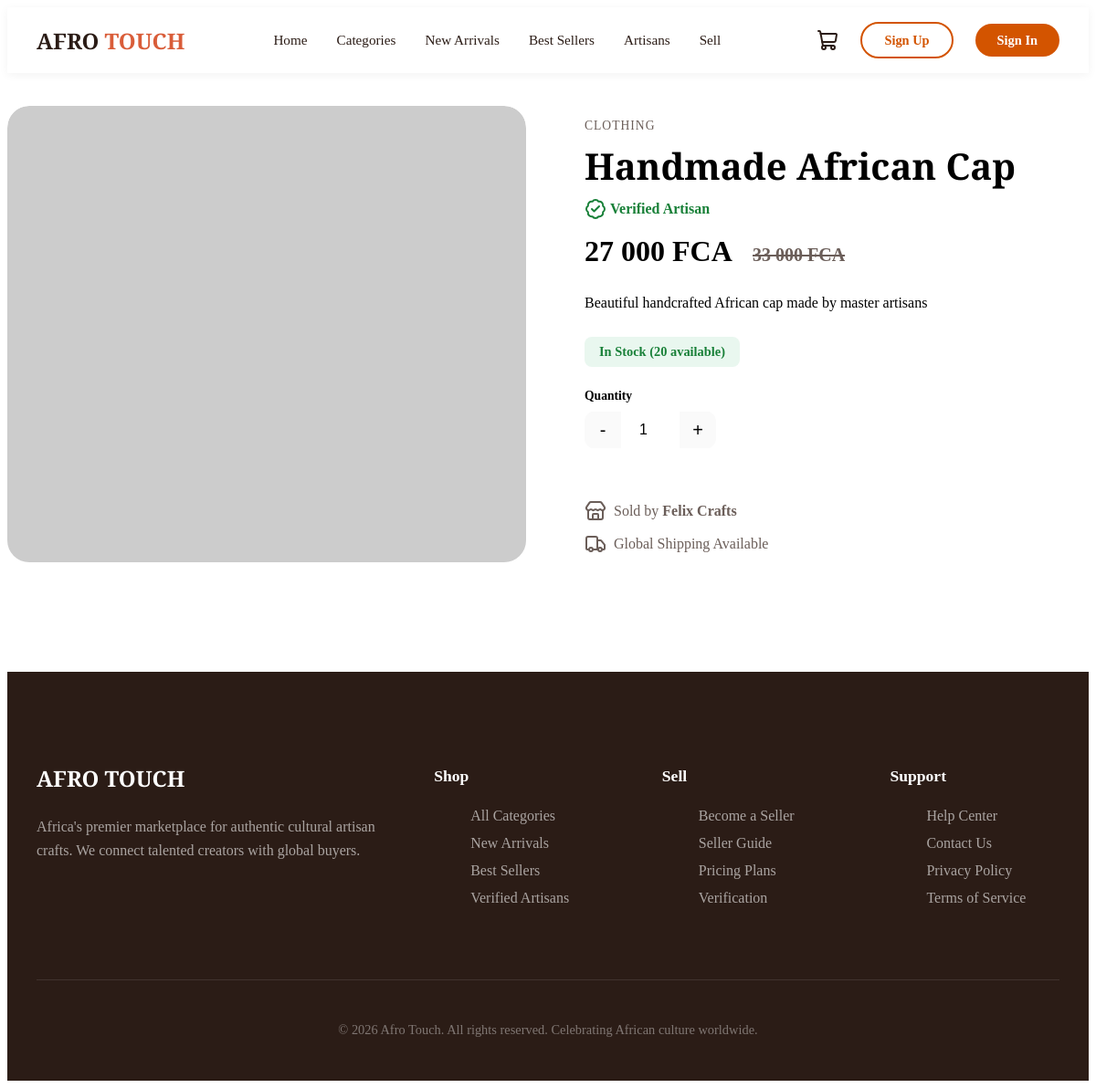
The app's page /TREACY/product-detail.php?id=1 with its own data.
### tables this page shows
CREATE TABLE IF NOT EXISTS products (
    id INT AUTO_INCREMENT PRIMARY KEY,
    seller_id INT NOT NULL,
    category_id INT NOT NULL,
    name VARCHAR(255) NOT NULL,
    slug VARCHAR(100) UNIQUE NOT NULL,
    description TEXT,
    price DECIMAL(10,2) NOT NULL,
    compare_price DECIMAL(10,2),
    image VARCHAR(500),
    images TEXT,
    stock INT DEFAULT 0,
    sku VARCHAR(100),
    status ENUM('active', 'inactive', 'draft') DEFAULT 'active',
    is_featured BOOLEAN DEFAULT FALSE,
    is_verified BOOLEAN DEFAULT FALSE,
    sales_count INT DEFAULT 0,
    view_count INT DEFAULT 0,
    created_at DATETIME DEFAULT CURRENT_TIMESTAMP,
    updated_at DATETIME DEFAULT CURRENT_TIMESTAMP ON UPDATE CURRENT_TIMESTAMP
);

CREATE TABLE IF NOT EXISTS categories (
    id INT AUTO_INCREMENT PRIMARY KEY,
    name VARCHAR(255) NOT NULL,
    slug VARCHAR(100) UNIQUE NOT NULL,
    description TEXT,
    image VARCHAR(500),
    parent_id INT DEFAULT NULL,
    is_active BOOLEAN DEFAULT TRUE,
    created_at DATETIME DEFAULT CURRENT_TIMESTAMP
);

CREATE TABLE IF NOT EXISTS sellers (
    id INT AUTO_INCREMENT PRIMARY KEY,
    user_id INT NOT NULL,
    store_name VARCHAR(255) NOT NULL,
    store_slug VARCHAR(100) UNIQUE NOT NULL,
    description TEXT,
    logo VARCHAR(500),
    banner VARCHAR(500),
    country VARCHAR(100),
    city VARCHAR(100),
    address TEXT,
    is_verified BOOLEAN DEFAULT FALSE,
    verification_status ENUM('pending', 'processing', 'verified', 'rejected') DEFAULT 'pending',
    verification_data TEXT,
    plan ENUM('free', 'basic', 'premium') DEFAULT 'free',
    created_at DATETIME DEFAULT CURRENT_TIMESTAMP,
    updated_at DATETIME DEFAULT CURRENT_TIMESTAMP ON UPDATE CURRENT_TIMESTAMP
);

### TREACY/db.php (called while the page is built, shortened)
<?php
if (!function_exists('getProduct')) {
function getProduct($pdo, $id) {
    $stmt = $pdo->prepare("SELECT p.*, c.name as category_name, s.store_name, s.is_verified
            FROM products p
            LEFT JOIN categories c ON p.category_id = c.id
            LEFT JOIN sellers s ON p.seller_id = s.id
            WHERE p.id = ?");
    $stmt->execute([$id]);
    return $stmt->fetch();
}
}

### TREACY/product-detail.php (the view, shortened to what this page needs)
<?php
include 'db.php';
$product_id = (int)($_GET['id'] ?? 0);
$product = getProduct($pdo, $product_id);
$is_owner = false;
include 'components/store-layout_start.php';
?>
<div class="product-hero">
    <div class="product-gallery">
        <?php if ($product['image']): ?>
        <img src="<?php echo htmlspecialchars($product['image']); ?>" alt="<?php echo htmlspecialchars($product['name']); ?>">
        <?php else: ?>
        <img src="https://api.dicebear.com/7.x/initials/svg?seed=<?php echo urlencode($product['name']); ?>&backgroundColor=D35400" alt="">
        <?php endif; ?>
    </div>
    <div class="product-info-store">
        <span class="product-category"><?php echo htmlspecialchars($product['category_name'] ?? ''); ?></span>
        <h1><?php echo htmlspecialchars($product['name']); ?></h1>
        <?php if ($product['is_verified']): ?>
        <div class="verified-badge">
            <i data-lucide="badge-check"></i> Verified Artisan
        </div>
        <?php endif; ?>
        <div class="price-tag">
            <?php echo number_format($product['price'], 0, ',', ' '); ?> FCA
            <?php if ($product['compare_price'] && $product['compare_price'] > $product['price']): ?>
            <span class="compare-price"><?php echo number_format($product['compare_price'], 0, ',', ' '); ?> FCA</span>
            <?php endif; ?>
        </div>
        <p class="description"><?php echo htmlspecialchars($product['description'] ?? 'No description available'); ?></p>
        <div class="stock-status <?php echo $product['stock'] > 0 ? 'in-stock' : 'out-of-stock'; ?>">
            <?php echo $product['stock'] > 0 ? 'In Stock (' . $product['stock'] . ' available)' : 'Out of Stock'; ?>
        </div>
        <?php if ($is_owner): ?>
        <div class="owner-notice">
            <i data-lucide="info"></i> This is your product. You cannot purchase it.
        </div>
        <?php elseif ($product['stock'] > 0): ?>
        <form method="POST" class="add-to-cart-form" onsubmit="return handleAddToCart(event)">
            <div class="quantity-selector">
                <label>Quantity</label>
                <div class="qty-input">
                    <button type="button" onclick="this.nextElementSibling.value = Math.max(1, parseInt(this.nextElementSibling.value) - 1)">-</button>
                    <input type="number" name="quantity" value="1" min="1" max="<?php echo $product['stock']; ?>">
                    <button type="button" onclick="this.previousElementSibling.value = Math.min(<?php echo $product['stock']; ?>, parseInt(this.previousElementSibling.value) + 1)">+</button>
                </div>
            </div>
            <button type="submit" class="btn-add-cart">Add to Cart</button>
        </form>
        <?php else: ?>
        <button class="btn-add-cart" disabled style="opacity: 0.5; cursor: not-allowed;">Out of Stock</button>
        <?php endif; ?>
        <div class="product-meta">
            <div class="meta-item">
                <i data-lucide="store"></i>
                <span>Sold by <strong><?php echo htmlspecialchars($product['store_name'] ?? 'Unknown'); ?></strong></span>
            </div>
            <div class="meta-item">
                <i data-lucide="truck"></i>
                <span>Global Shipping Available</span>
            </div>
        </div>
    </div>
</div>
<?php include 'components/store-layout_end.php'; ?>

### TREACY/store-style.css (style rules this page uses)
:root { --store-bg: #FFFFFF; --footer-bg: #2B1C16; --accent-orange: #D95D39; --text-dark: #2B1C16; --text-muted: #6B5E59; --font-heading: 'Instrument Serif', Georgia, serif; --font-body: 'Inter', system-ui, sans-serif; }
body.storefront { background-color: var(--store-bg); display: block; }
.product-hero { padding: 2rem; max-width: 1200px; margin: 0 auto; display: grid; grid-template-columns: 1fr 1fr; gap: 3rem; align-items: center; }
.product-gallery { border-radius: 24px; overflow: hidden; }
.product-gallery img { width: 100%; height: auto; mix-blend-mode: multiply; }
.product-info-store { padding: 1rem; }
.price-tag { font-size: 2rem; font-weight: 700; margin-bottom: 2rem; }
.btn-add-cart { background: var(--accent-orange); color: white; border: none; padding: 1.25rem 2.5rem; border-radius: 100px; font-size: 1.1rem; font-weight: 600; cursor: pointer; transition: transform 0.2s; width: 100%; }

### TREACY/product-detail.php (style rules this page uses)
.product-hero { display: grid; grid-template-columns: 1fr 1fr; gap: 3rem; padding: 2rem 0; }
.product-gallery { position: relative; }
.product-gallery > img { width: 100%; height: 500px; object-fit: cover; border-radius: 24px; }
.product-category { font-size: 0.85rem; text-transform: uppercase; letter-spacing: 1px; color: var(--text-muted); }
.product-info-store h1 { font-family: var(--font-heading); font-size: 2.5rem; margin: 0.5rem 0; }
.verified-badge { display: inline-flex; align-items: center; gap: 0.25rem; color: #188038; font-weight: 600; margin-bottom: 1rem; }
.price-tag { font-size: 2rem; font-weight: 700; color: var(--primary-color); margin-bottom: 1.5rem; }
.compare-price { font-size: 1.25rem; color: var(--text-muted); text-decoration: line-through; margin-left: 1rem; }
.description { color: var(--text-color); line-height: 1.7; margin-bottom: 1.5rem; }
.stock-status { padding: 0.5rem 1rem; border-radius: 8px; font-size: 0.9rem; font-weight: 600; margin-bottom: 1.5rem; display: inline-block; }
.stock-status.in-stock { background: #E9F7EF; color: #188038; }
.add-to-cart-form { display: flex; gap: 1rem; align-items: flex-end; margin-bottom: 2rem; }
.quantity-selector label { display: block; font-size: 0.85rem; font-weight: 600; margin-bottom: 0.5rem; }
.qty-input { display: flex; align-items: center; border: 1px solid var(--border-color); border-radius: 12px; overflow: hidden; }
.qty-input button { width: 40px; height: 40px; border: none; background: #fafafa; cursor: pointer; font-size: 1.25rem; }
.qty-input input { width: 60px; height: 40px; border: none; text-align: center; font-size: 1rem; }
.btn-add-cart { background: var(--primary-color); color: white; border: none; padding: 0.8rem 2rem; border-radius: 12px; font-weight: 600; cursor: pointer; transition: transform 0.2s; }
.product-meta { display: flex; flex-direction: column; gap: 0.75rem; padding-top: 1.5rem; border-top: 1px solid var(--border-color); }
.meta-item { display: flex; align-items: center; gap: 0.5rem; color: var(--text-muted); }
.meta-item strong { color: var(--text-color); }

### records on screen
products: category.name "CLOTHING", name "Handmade African Cap", price "27 000", compare_price "33 000", description "Beautiful handcrafted African cap made by master artisans", stock "20", seller.store_name "Felix Crafts"
